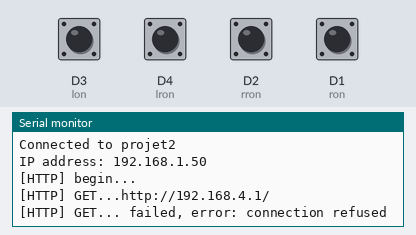
This sketch was run on a simulated ESP8266 (NodeMCU). On the bench: the last lines printed to the serial monitor. The inputs (shaded band) are chosen by the test bench; at power-on: D1 (ron), D2 (rron), D3 (lon), D4 (lron) HIGH. WiFi joins after 1.5 s; servers stay silent unless stated.

Above: at 2.9 s.
3.0 s: D3 (lon) pulled LOW for 0.15 s
At 3.21 s:
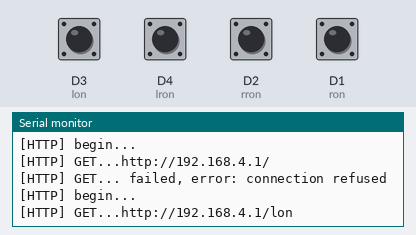
4.8 s: D4 (lron) pulled LOW for 0.15 s
At 5.01 s:
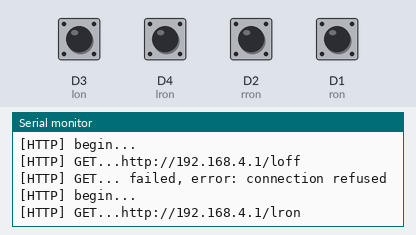
6.4 s: D2 (rron) pulled LOW for 0.15 s
At 6.61 s:
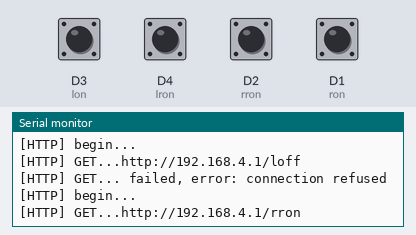
8.2 s: D1 (ron) pulled LOW for 0.15 s
At 8.41 s:
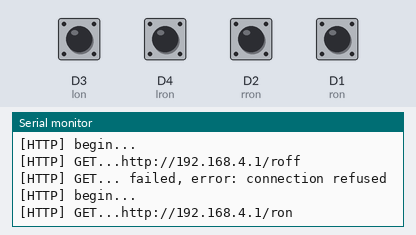

Measured:
- after the input at 3.0 s, the serial monitor: prints a new line after 0.05 s (image 1)
- after the input at 4.8 s, the serial monitor: prints a new line after 0.05 s (image 2)
- after the input at 6.4 s, the serial monitor: prints a new line after 0.05 s (image 3)
- after the input at 8.2 s, the serial monitor: prints a new line after 0.05 s (image 4)

The sketch:

telecommande.ino
```cpp
#include <ESP8266WiFi.h>
#include <WiFiClient.h>

#include <Bounce2.h>
#include <ESP8266HTTPClient.h>


//const char* ssid = "fabMSTIC";
//const char* password = "plusdechocolatx2";
const char *ssid = "projet2";
const char *password = "fabmstic";

Bounce ron = Bounce();
Bounce rron = Bounce();
Bounce lon = Bounce();
Bounce lron = Bounce();

const IPAddress remote_ip(192, 168, 4, 1);

void httpreq(String s){
        HTTPClient http;
        int inheure=0;
        int inminute=0;
        Serial.print("[HTTP] begin...\n");
        String url= String("http://192.168.4.1/")+s;
        http.begin("192.168.4.1",80,"/"+s); //HTTP
        Serial.println("[HTTP] GET..."+url);
        int httpCode = http.GET();

        if(httpCode > 0) {
            // HTTP header has been send and Server response header has been handled
            Serial.printf("[HTTP] GET... code: %d\n", httpCode);
            // file found at server
            if(httpCode == HTTP_CODE_OK) {

            }
        } else {
            Serial.printf("[HTTP] GET... failed, error: %s\n", http.errorToString(httpCode).c_str());
        }
        http.end();
}


void setup() {

  Serial.begin(115200);
  WiFi.begin(ssid, password);

IPAddress ip(192,168,4,10);
IPAddress gateway(192,168,4,1);
IPAddress subnet(255,255,255,0);
WiFi.config(ip, gateway, subnet);
  Serial.println("");

  // Wait for connection
  while (WiFi.status() != WL_CONNECTED) {
    delay(500);
    Serial.print(".");
  }
  Serial.println("");
  Serial.print("Connected to ");
  Serial.println(ssid);
  Serial.print("IP address: ");
  Serial.println(WiFi.localIP());


  pinMode(D1,INPUT_PULLUP);
  pinMode(D2,INPUT_PULLUP);
  pinMode(D3,INPUT_PULLUP);
  pinMode(D4,INPUT_PULLUP);

  // After setting up the button, setup the Bounce instance :
  ron.attach(D1);
  rron.attach(D2);
  lon.attach(D3);
  lron.attach(D4);
  ron.interval(50); // interval in ms
  rron.interval(50); // interval in ms
  lon.interval(50); // interval in ms
  lron.interval(50); // interval in ms


  httpreq("");

}

void loop() {

  ron.update();
  rron.update();
  lon.update();
  lron.update();

  if(ron.fell())
  {
    httpreq("ron");
  }
  if(rron.fell())
  {
    httpreq("rron");
  }
  if(lon.fell())
  {
    httpreq("lon");
  }
  if(lron.fell())
  {
    httpreq("lron");
  }

  if(ron.rose())
  {
    httpreq("roff");
  }
  if(rron.rose())
  {
    httpreq("roff");
  }
  if(lon.rose())
  {
    httpreq("loff");
  }
  if(lron.rose())
  {
    httpreq("loff");
  }

}
```
